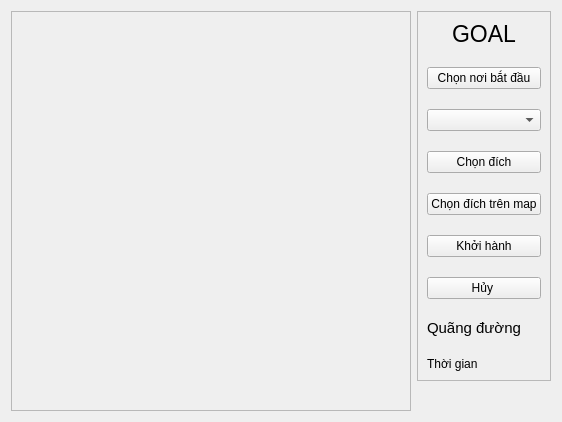
         <widget class="QWidget" name="task1Pg">
          <layout class="QGridLayout" name="gridLayout_2">
           <item row="0" column="2">
            <widget class="QFrame" name="task1Frame">
             <property name="maximumSize">
              <size>
               <width>200</width>
               <height>16777215</height>
              </size>
             </property>
             <property name="frameShape">
              <enum>QFrame::StyledPanel</enum>
             </property>
             <property name="frameShadow">
              <enum>QFrame::Raised</enum>
             </property>
             <layout class="QVBoxLayout" name="verticalLayout_11">
              <property name="spacing">
               <number>20</number>
              </property>
              <item alignment="Qt::AlignHCenter">
               <widget class="QLabel" name="task1">
                <property name="font">
                 <font>
                  <pointsize>17</pointsize>
                 </font>
                </property>
                <property name="text">
                 <string>GOAL</string>
                </property>
               </widget>
              </item>
              <item>
               <widget class="QPushButton" name="site1Btn">
                <property name="text">
                 <string>Chọn nơi bắt đầu</string>
                </property>
               </widget>
              </item>
              <item>
               <widget class="QComboBox" name="task1GoalList"/>
              </item>
              <item>
               <widget class="QPushButton" name="task1GoalSelectBtn">
                <property name="text">
                 <string>Chọn đích</string>
                </property>
                <property name="icon">
                 <iconset resource="../resources.qrc">
                  <normaloff>:/white_icons/icons/white_/check-circle.svg</normaloff>:/white_icons/icons/white_/check-circle.svg</iconset>
                </property>
               </widget>
              </item>
              <item>
               <widget class="QPushButton" name="task1GoalBtn">
                <property name="text">
                 <string>Chọn đích trên map</string>
                </property>
                <property name="icon">
                 <iconset resource="../resources.qrc">
                  <normaloff>:/white_icons/icons/white_/map-pin.svg</normaloff>:/white_icons/icons/white_/map-pin.svg</iconset>
                </property>
               </widget>
              </item>
              <item>
               <widget class="QPushButton" name="task1PlayBtn">
                <property name="text">
                 <string>Khởi hành</string>
                </property>
                <property name="icon">
                 <iconset resource="../resources.qrc">
                  <normaloff>:/white_icons/icons/white_/navigation.svg</normaloff>:/white_icons/icons/white_/navigation.svg</iconset>
                </property>
               </widget>
              </item>
              <item>
               <widget class="QPushButton" name="cancel1Btn">
                <property name="text">
                 <string>Hủy </string>
                </property>
                <property name="icon">
                 <iconset resource="../resources.qrc">
                  <normaloff>:/white_icons/icons/white_/delete.svg</normaloff>:/white_icons/icons/white_/delete.svg</iconset>
                </property>
               </widget>
              </item>
              <item>
               <widget class="QLabel" name="distanceStatus1">
                <property name="font">
                 <font>
                  <pointsize>11</pointsize>
                  <weight>50</weight>
                  <bold>false</bold>
                 </font>
                </property>
                <property name="text">
                 <string>Quãng đường</string>
                </property>
               </widget>
              </item>
              <item>
               <widget class="QLabel" name="timeLastStatus1">
                <property name="text">
                 <string>Thời gian</string>
                </property>
               </widget>
              </item>
             </layout>
            </widget>
           </item>
           <item row="0" column="1" rowspan="2">
            <widget class="QFrame" name="map1Frame">
             <property name="minimumSize">
              <size>
               <width>400</width>
               <height>400</height>
              </size>
             </property>
             <property name="maximumSize">
              <size>
               <width>16777215</width>
               <height>16777215</height>
              </size>
             </property>
             <property name="frameShape">
              <enum>QFrame::StyledPanel</enum>
             </property>
             <property name="frameShadow">
              <enum>QFrame::Raised</enum>
             </property>
             <layout class="QVBoxLayout" name="verticalLayout_10">
              <item>
               <widget class="QWidget" name="map1Wid" native="true"/>
              </item>
             </layout>
            </widget>
           </item>
          </layout>
         </widget>
